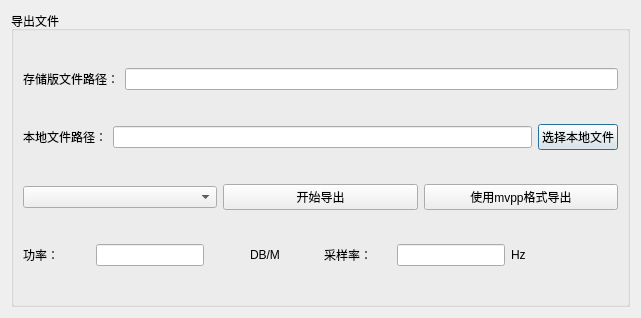
<?xml version="1.0" encoding="UTF-8"?>
<ui version="4.0">
 <class>DlgExportData</class>
 <widget class="QDialog" name="DlgExportData">
  <property name="geometry">
   <rect>
    <x>0</x>
    <y>0</y>
    <width>641</width>
    <height>318</height>
   </rect>
  </property>
  <property name="windowTitle">
   <string>Dialog</string>
  </property>
  <layout class="QVBoxLayout" name="verticalLayout_2">
   <item>
    <widget class="QGroupBox" name="groupBox_read">
     <property name="sizePolicy">
      <sizepolicy hsizetype="Preferred" vsizetype="Preferred">
       <horstretch>0</horstretch>
       <verstretch>0</verstretch>
      </sizepolicy>
     </property>
     <property name="title">
      <string>导出文件</string>
     </property>
     <layout class="QVBoxLayout" name="verticalLayout">
      <item>
       <layout class="QHBoxLayout" name="horizontalLayout">
        <item>
         <widget class="QLabel" name="m_lbName">
          <property name="text">
           <string>存储版文件路径：</string>
          </property>
         </widget>
        </item>
        <item>
         <widget class="QLineEdit" name="m_leName"/>
        </item>
       </layout>
      </item>
      <item>
       <layout class="QHBoxLayout" name="horizontalLayout_2">
        <item>
         <widget class="QLabel" name="m_lbLocalPath">
          <property name="text">
           <string>本地文件路径：</string>
          </property>
         </widget>
        </item>
        <item>
         <widget class="QLineEdit" name="m_leLocalPath"/>
        </item>
        <item>
         <widget class="QPushButton" name="m_btnExport">
          <property name="text">
           <string>选择本地文件</string>
          </property>
         </widget>
        </item>
       </layout>
      </item>
      <item>
       <layout class="QHBoxLayout" name="horizontalLayout_5">
        <item>
         <widget class="QComboBox" name="m_cboxExportType"/>
        </item>
        <item>
         <widget class="QPushButton" name="pbtn_read">
          <property name="text">
           <string>开始导出</string>
          </property>
         </widget>
        </item>
        <item>
         <widget class="QPushButton" name="pbtn_mvpp">
          <property name="text">
           <string>使用mvpp格式导出</string>
          </property>
         </widget>
        </item>
       </layout>
      </item>
      <item>
       <layout class="QHBoxLayout" name="horizontalLayout_3">
        <item>
         <widget class="QLabel" name="label">
          <property name="sizePolicy">
           <sizepolicy hsizetype="Preferred" vsizetype="Minimum">
            <horstretch>0</horstretch>
            <verstretch>0</verstretch>
           </sizepolicy>
          </property>
          <property name="text">
           <string>功率：</string>
          </property>
         </widget>
        </item>
        <item>
         <widget class="QLineEdit" name="lineEdit">
          <property name="sizePolicy">
           <sizepolicy hsizetype="Preferred" vsizetype="Fixed">
            <horstretch>0</horstretch>
            <verstretch>0</verstretch>
           </sizepolicy>
          </property>
         </widget>
        </item>
        <item>
         <spacer name="horizontalSpacer">
          <property name="orientation">
           <enum>Qt::Horizontal</enum>
          </property>
          <property name="sizeType">
           <enum>QSizePolicy::Minimum</enum>
          </property>
          <property name="sizeHint" stdset="0">
           <size>
            <width>40</width>
            <height>20</height>
           </size>
          </property>
         </spacer>
        </item>
        <item>
         <widget class="QLabel" name="label_2">
          <property name="sizePolicy">
           <sizepolicy hsizetype="Preferred" vsizetype="Minimum">
            <horstretch>0</horstretch>
            <verstretch>0</verstretch>
           </sizepolicy>
          </property>
          <property name="text">
           <string>DB/M</string>
          </property>
         </widget>
        </item>
        <item>
         <widget class="QLabel" name="label_3">
          <property name="sizePolicy">
           <sizepolicy hsizetype="Preferred" vsizetype="Minimum">
            <horstretch>0</horstretch>
            <verstretch>0</verstretch>
           </sizepolicy>
          </property>
          <property name="text">
           <string>采样率：</string>
          </property>
         </widget>
        </item>
        <item>
         <widget class="QLineEdit" name="lineEdit_2">
          <property name="sizePolicy">
           <sizepolicy hsizetype="Preferred" vsizetype="Fixed">
            <horstretch>0</horstretch>
            <verstretch>0</verstretch>
           </sizepolicy>
          </property>
         </widget>
        </item>
        <item>
         <widget class="QLabel" name="label_4">
          <property name="sizePolicy">
           <sizepolicy hsizetype="Preferred" vsizetype="Maximum">
            <horstretch>0</horstretch>
            <verstretch>0</verstretch>
           </sizepolicy>
          </property>
          <property name="text">
           <string>Hz</string>
          </property>
         </widget>
        </item>
        <item>
         <spacer name="horizontalSpacer_2">
          <property name="orientation">
           <enum>Qt::Horizontal</enum>
          </property>
          <property name="sizeType">
           <enum>QSizePolicy::Minimum</enum>
          </property>
          <property name="sizeHint" stdset="0">
           <size>
            <width>40</width>
            <height>20</height>
           </size>
          </property>
         </spacer>
        </item>
       </layout>
      </item>
     </layout>
    </widget>
   </item>
  </layout>
 </widget>
 <resources/>
 <connections/>
</ui>
